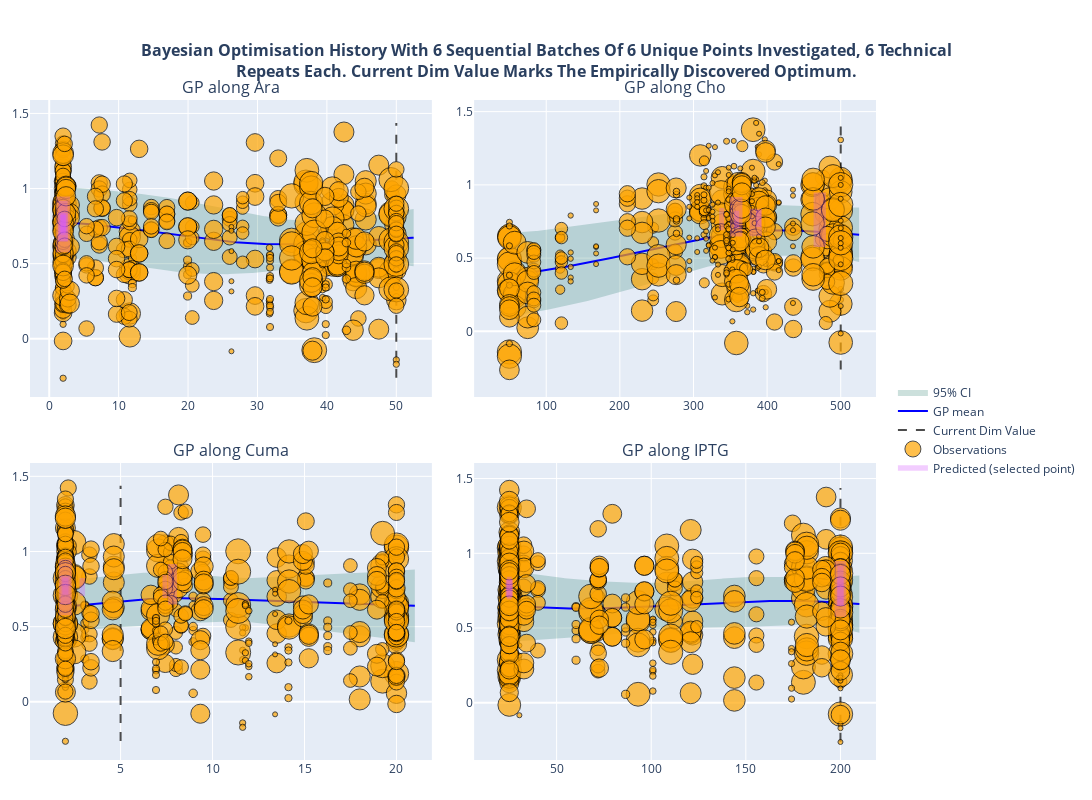

Source (notebook cell):
### Markdown cell above
The points investigated by the MaternKernel algorithm, given our SVM interpolated surface and noise were:

### Code cell
from textwrap import fill

title = (
    """Bayesian Optimisation history with 6 sequential batches of 6 unique points investigated, 6 technical
    repeats each. Current dim value marks the empirically discovered optimum.""".title()
)
wrapped_title = "<b>" + fill(title, width=100).replace('\n', '<br>') + "</b>"

coords = best_empirical_obs.index.values[0]
fig = runs.plot_GP(MaternKernelSGP, coords, figsize=(12, 6))
fig.update_layout(
    title_text=wrapped_title,
    title_font_size=16,
    margin=dict(l=20, r=20, t=100, b=40),
    title_y=0.93,
    title_x=0.5,
    title_xanchor='center',
    width=1000, height=600
)

file_write(fig, "bayes_empirical")

### Figure 1 — Plotly figure (JSON) as saved in the notebook; plotly's stock layout.template omitted (floating-point values rounded to 4 significant figures; data arrays with more than 128 entries replaced by an {"elided": "..."} marker saying what was removed)
{"data": [{"fill": "toself", "fillcolor": "rgba(0,100,80,0.2)", "line": {"color": "rgba(255,255,255,0)"}, "name": "95% CI", "showlegend": true, "type": "scatter", "x": {"elided": "600 float values"}, "xaxis": "x", "y": {"elided": "600 float values"}, "yaxis": "y"}, {"line": {"color": "blue"}, "mode": "lines", "name": "GP mean", "showlegend": true, "type": "scatter", "x": {"elided": "300 float values"}, "xaxis": "x", "y": {"elided": "300 float values"}, "yaxis": "y"}, {"line": {"color": "black", "dash": "dash", "width": 2}, "mode": "lines", "name": "Current Dim Value", "opacity": 0.7, "showlegend": true, "type": "scatter", "x": [50, 50], "xaxis": "x", "y": [-0.2599, 1.437], "yaxis": "y"}, {"hoverinfo": "text", "hovertext": {"elided": "540 str values"}, "marker": {"color": "orange", "line": {"color": "black", "width": 1}, "opacity": 0.7, "size": {"elided": "540 float values"}}, "mode": "markers", "name": "Observations", "showlegend": true, "type": "scatter", "x": {"elided": "540 float values"}, "xaxis": "x", "y": {"elided": "540 float values"}, "yaxis": "y"}, {"hoverinfo": "text", "hovertext": "Predicted Group G90<br>x: 2<br>y: 0.763±0.0603", "line": {"color": "#D45AFF", "width": 5.559}, "mode": "lines", "name": "Predicted (selected point)", "opacity": 0.3, "showlegend": true, "type": "scatter", "x": [2, 2], "xaxis": "x", "y": [0.7032, 0.8238], "yaxis": "y"}, {"hoverinfo": "text", "hovertext": "Predicted Group G91<br>x: 2<br>y: 0.744±0.0936", "line": {"color": "#D45AFF", "width": 10.16}, "mode": "lines", "name": "Predicted (selected point)", "opacity": 0.3, "showlegend": false, "type": "scatter", "x": [2, 2], "xaxis": "x", "y": [0.6499, 0.8371], "yaxis": "y"}, {"hoverinfo": "text", "hovertext": "Predicted Group G92<br>x: 2<br>y: 0.767±0.0761", "line": {"color": "#D45AFF", "width": 5.0}, "mode": "lines", "name": "Predicted (selected point)", "opacity": 0.3, "showlegend": false, "type": "scatter", "x": [2, 2], "xaxis": "x", "y": [0.6906, 0.8428], "yaxis": "y"}, {"hoverinfo": "text", "hovertext": "Predicted Group G93<br>x: 2<br>y: 0.782±0.135", "line": {"color": "#D45AFF", "width": 9.046}, "mode": "lines", "name": "Predicted (selected point)", "opacity": 0.3, "showlegend": false, "type": "scatter", "x": [2, 2], "xaxis": "x", "y": [0.6469, 0.9171], "yaxis": "y"}, {"hoverinfo": "text", "hovertext": "Predicted Group G94<br>x: 2<br>y: 0.77±0.0569", "line": {"color": "#D45AFF", "width": 6.289}, "mode": "lines", "name": "Predicted (selected point)", "opacity": 0.3, "showlegend": false, "type": "scatter", "x": [2, 2], "xaxis": "x", "y": [0.7126, 0.8265], "yaxis": "y"}, {"hoverinfo": "text", "hovertext": "Predicted Group G95<br>x: 2<br>y: 0.762±0.186", "line": {"color": "#D45AFF", "width": 13.8}, "mode": "lines", "name": "Predicted (selected point)", "opacity": 0.3, "showlegend": false, "type": "scatter", "x": [2, 2], "xaxis": "x", "y": [0.5761, 0.9479], "yaxis": "y"}, {"fill": "toself", "fillcolor": "rgba(0,100,80,0.2)", "line": {"color": "rgba(255,255,255,0)"}, "name": "95% CI", "showlegend": false, "type": "scatter", "x": {"elided": "600 float values"}, "xaxis": "x2", "y": {"elided": "600 float values"}, "yaxis": "y2"}, {"line": {"color": "blue"}, "mode": "lines", "name": "GP mean", "showlegend": false, "type": "scatter", "x": {"elided": "300 float values"}, "xaxis": "x2", "y": {"elided": "300 float values"}, "yaxis": "y2"}, {"line": {"color": "black", "dash": "dash", "width": 2}, "mode": "lines", "name": "Current Dim Value", "opacity": 0.7, "showlegend": false, "type": "scatter", "x": [500, 500], "xaxis": "x2", "y": [-0.2599, 1.437], "yaxis": "y2"}, {"hoverinfo": "text", "hovertext": {"elided": "540 str values"}, "marker": {"color": "orange", "line": {"color": "black", "width": 1}, "opacity": 0.7, "size": {"elided": "540 float values"}}, "mode": "markers", "name": "Observations", "showlegend": false, "type": "scatter", "x": {"elided": "540 float values"}, "xaxis": "x2", "y": {"elided": "540 float values"}, "yaxis": "y2"}, {"hoverinfo": "text", "hovertext": "Predicted Group G90<br>x: 359<br>y: 0.763±0.0603", "line": {"color": "#D45AFF", "width": 5.001}, "mode": "lines", "name": "Predicted (selected point)", "opacity": 0.3, "showlegend": false, "type": "scatter", "x": [358.6, 358.6], "xaxis": "x2", "y": [0.7032, 0.8238], "yaxis": "y2"}, {"hoverinfo": "text", "hovertext": "Predicted Group G91<br>x: 385<br>y: 0.744±0.0936", "line": {"color": "#D45AFF", "width": 12.35}, "mode": "lines", "name": "Predicted (selected point)", "opacity": 0.3, "showlegend": false, "type": "scatter", "x": [384.6, 384.6], "xaxis": "x2", "y": [0.6499, 0.8371], "yaxis": "y2"}, {"hoverinfo": "text", "hovertext": "Predicted Group G92<br>x: 338<br>y: 0.767±0.0761", "line": {"color": "#D45AFF", "width": 5.001}, "mode": "lines", "name": "Predicted (selected point)", "opacity": 0.3, "showlegend": false, "type": "scatter", "x": [338.3, 338.3], "xaxis": "x2", "y": [0.6906, 0.8428], "yaxis": "y2"}, {"hoverinfo": "text", "hovertext": "Predicted Group G93<br>x: 358<br>y: 0.782±0.135", "line": {"color": "#D45AFF", "width": 12.35}, "mode": "lines", "name": "Predicted (selected point)", "opacity": 0.3, "showlegend": false, "type": "scatter", "x": [358.1, 358.1], "xaxis": "x2", "y": [0.6469, 0.9171], "yaxis": "y2"}, {"hoverinfo": "text", "hovertext": "Predicted Group G94<br>x: 388<br>y: 0.77±0.0569", "line": {"color": "#D45AFF", "width": 5.0}, "mode": "lines", "name": "Predicted (selected point)", "opacity": 0.3, "showlegend": false, "type": "scatter", "x": [388.4, 388.4], "xaxis": "x2", "y": [0.7126, 0.8265], "yaxis": "y2"}, {"hoverinfo": "text", "hovertext": "Predicted Group G95<br>x: 472<br>y: 0.762±0.186", "line": {"color": "#D45AFF", "width": 12.35}, "mode": "lines", "name": "Predicted (selected point)", "opacity": 0.3, "showlegend": false, "type": "scatter", "x": [471.5, 471.5], "xaxis": "x2", "y": [0.5761, 0.9479], "yaxis": "y2"}, {"fill": "toself", "fillcolor": "rgba(0,100,80,0.2)", "line": {"color": "rgba(255,255,255,0)"}, "name": "95% CI", "showlegend": false, "type": "scatter", "x": {"elided": "600 float values"}, "xaxis": "x3", "y": {"elided": "600 float values"}, "yaxis": "y3"}, {"line": {"color": "blue"}, "mode": "lines", "name": "GP mean", "showlegend": false, "type": "scatter", "x": {"elided": "300 float values"}, "xaxis": "x3", "y": {"elided": "300 float values"}, "yaxis": "y3"}, {"line": {"color": "black", "dash": "dash", "width": 2}, "mode": "lines", "name": "Current Dim Value", "opacity": 0.7, "showlegend": false, "type": "scatter", "x": [5, 5], "xaxis": "x3", "y": [-0.2599, 1.437], "yaxis": "y3"}, {"hoverinfo": "text", "hovertext": {"elided": "540 str values"}, "marker": {"color": "orange", "line": {"color": "black", "width": 1}, "opacity": 0.7, "size": {"elided": "540 float values"}}, "mode": "markers", "name": "Observations", "showlegend": false, "type": "scatter", "x": {"elided": "540 float values"}, "xaxis": "x3", "y": {"elided": "540 float values"}, "yaxis": "y3"}, {"hoverinfo": "text", "hovertext": "Predicted Group G90<br>x: 2.92<br>y: 0.763±0.0603", "line": {"color": "#D45AFF", "width": 5.536}, "mode": "lines", "name": "Predicted (selected point)", "opacity": 0.3, "showlegend": false, "type": "scatter", "x": [2.917, 2.917], "xaxis": "x3", "y": [0.7032, 0.8238], "yaxis": "y3"}, {"hoverinfo": "text", "hovertext": "Predicted Group G91<br>x: 2<br>y: 0.744±0.0936", "line": {"color": "#D45AFF", "width": 9.858}, "mode": "lines", "name": "Predicted (selected point)", "opacity": 0.3, "showlegend": false, "type": "scatter", "x": [2, 2], "xaxis": "x3", "y": [0.6499, 0.8371], "yaxis": "y3"}, {"hoverinfo": "text", "hovertext": "Predicted Group G92<br>x: 7.41<br>y: 0.767±0.0761", "line": {"color": "#D45AFF", "width": 5.0}, "mode": "lines", "name": "Predicted (selected point)", "opacity": 0.3, "showlegend": false, "type": "scatter", "x": [7.412, 7.412], "xaxis": "x3", "y": [0.6906, 0.8428], "yaxis": "y3"}, {"hoverinfo": "text", "hovertext": "Predicted Group G93<br>x: 7.82<br>y: 0.782±0.135", "line": {"color": "#D45AFF", "width": 8.839}, "mode": "lines", "name": "Predicted (selected point)", "opacity": 0.3, "showlegend": false, "type": "scatter", "x": [7.824, 7.824], "xaxis": "x3", "y": [0.6469, 0.9171], "yaxis": "y3"}, {"hoverinfo": "text", "hovertext": "Predicted Group G94<br>x: 2<br>y: 0.77±0.0569", "line": {"color": "#D45AFF", "width": 6.236}, "mode": "lines", "name": "Predicted (selected point)", "opacity": 0.3, "showlegend": false, "type": "scatter", "x": [2, 2], "xaxis": "x3", "y": [0.7126, 0.8265], "yaxis": "y3"}, {"hoverinfo": "text", "hovertext": "Predicted Group G95<br>x: 2<br>y: 0.762±0.186", "line": {"color": "#D45AFF", "width": 12.7}, "mode": "lines", "name": "Predicted (selected point)", "opacity": 0.3, "showlegend": false, "type": "scatter", "x": [2, 2], "xaxis": "x3", "y": [0.5761, 0.9479], "yaxis": "y3"}, {"fill": "toself", "fillcolor": "rgba(0,100,80,0.2)", "line": {"color": "rgba(255,255,255,0)"}, "name": "95% CI", "showlegend": false, "type": "scatter", "x": {"elided": "600 float values"}, "xaxis": "x4", "y": {"elided": "600 float values"}, "yaxis": "y4"}, {"line": {"color": "blue"}, "mode": "lines", "name": "GP mean", "showlegend": false, "type": "scatter", "x": {"elided": "300 float values"}, "xaxis": "x4", "y": {"elided": "300 float values"}, "yaxis": "y4"}, {"line": {"color": "black", "dash": "dash", "width": 2}, "mode": "lines", "name": "Current Dim Value", "opacity": 0.7, "showlegend": false, "type": "scatter", "x": [200, 200], "xaxis": "x4", "y": [-0.2599, 1.437], "yaxis": "y4"}, {"hoverinfo": "text", "hovertext": {"elided": "540 str values"}, "marker": {"color": "orange", "line": {"color": "black", "width": 1}, "opacity": 0.7, "size": {"elided": "540 float values"}}, "mode": "markers", "name": "Observations", "showlegend": false, "type": "scatter", "x": {"elided": "540 float values"}, "xaxis": "x4", "y": {"elided": "540 float values"}, "yaxis": "y4"}, {"hoverinfo": "text", "hovertext": "Predicted Group G90<br>x: 25<br>y: 0.763±0.0603", "line": {"color": "#D45AFF", "width": 6.15}, "mode": "lines", "name": "Predicted (selected point)", "opacity": 0.3, "showlegend": false, "type": "scatter", "x": [25, 25], "xaxis": "x4", "y": [0.7032, 0.8238], "yaxis": "y4"}, {"hoverinfo": "text", "hovertext": "Predicted Group G91<br>x: 200<br>y: 0.744±0.0936", "line": {"color": "#D45AFF", "width": 7.589}, "mode": "lines", "name": "Predicted (selected point)", "opacity": 0.3, "showlegend": false, "type": "scatter", "x": [200, 200], "xaxis": "x4", "y": [0.6499, 0.8371], "yaxis": "y4"}, {"hoverinfo": "text", "hovertext": "Predicted Group G92<br>x: 25<br>y: 0.767±0.0761", "line": {"color": "#D45AFF", "width": 5.0}, "mode": "lines", "name": "Predicted (selected point)", "opacity": 0.3, "showlegend": false, "type": "scatter", "x": [25, 25], "xaxis": "x4", "y": [0.6906, 0.8428], "yaxis": "y4"}, {"hoverinfo": "text", "hovertext": "Predicted Group G93<br>x: 200<br>y: 0.782±0.135", "line": {"color": "#D45AFF", "width": 6.122}, "mode": "lines", "name": "Predicted (selected point)", "opacity": 0.3, "showlegend": false, "type": "scatter", "x": [200, 200], "xaxis": "x4", "y": [0.6469, 0.9171], "yaxis": "y4"}, {"hoverinfo": "text", "hovertext": "Predicted Group G94<br>x: 25<br>y: 0.77±0.0569", "line": {"color": "#D45AFF", "width": 7.797}, "mode": "lines", "name": "Predicted (selected point)", "opacity": 0.3, "showlegend": false, "type": "scatter", "x": [25, 25], "xaxis": "x4", "y": [0.7126, 0.8265], "yaxis": "y4"}, {"hoverinfo": "text", "hovertext": "Predicted Group G95<br>x: 200<br>y: 0.762±0.186", "line": {"color": "#D45AFF", "width": 11.69}, "mode": "lines", "name": "Predicted (selected point)", "opacity": 0.3, "showlegend": false, "type": "scatter", "x": [200, 200], "xaxis": "x4", "y": [0.5761, 0.9479], "yaxis": "y4"}], "layout": {"annotations": [{"font": {"size": 16}, "showarrow": false, "text": "GP along Ara", "x": 0.2375, "xanchor": "center", "xref": "paper", "y": 1, "yanchor": "bottom", "yref": "paper"}, {"font": {"size": 16}, "showarrow": false, "text": "GP along Cho", "x": 0.7625, "xanchor": "center", "xref": "paper", "y": 1, "yanchor": "bottom", "yref": "paper"}, {"font": {"size": 16}, "showarrow": false, "text": "GP along Cuma", "x": 0.2375, "xanchor": "center", "xref": "paper", "y": 0.45, "yanchor": "bottom", "yref": "paper"}, {"font": {"size": 16}, "showarrow": false, "text": "GP along IPTG", "x": 0.7625, "xanchor": "center", "xref": "paper", "y": 0.45, "yanchor": "bottom", "yref": "paper"}], "height": 800, "legend": {"x": 1.02, "xanchor": "left", "y": 0.5, "yanchor": "middle"}, "margin": {"b": 40, "l": 20, "r": 20, "t": 100}, "showlegend": true, "title": {"font": {"size": 16}, "text": "<b>Bayesian Optimisation History With 6 Sequential Batches Of 6 Unique Points Investigated, 6 Technical<br>Repeats Each. Current Dim Value Marks The Empirically Discovered Optimum.</b>", "x": 0.5, "xanchor": "center", "y": 0.93}, "width": 1400, "xaxis": {"anchor": "y", "domain": [0, 0.475]}, "xaxis2": {"anchor": "y2", "domain": [0.525, 1]}, "xaxis3": {"anchor": "y3", "domain": [0, 0.475]}, "xaxis4": {"anchor": "y4", "domain": [0.525, 1]}, "yaxis": {"anchor": "x", "domain": [0.55, 1]}, "yaxis2": {"anchor": "x2", "domain": [0.55, 1]}, "yaxis3": {"anchor": "x3", "domain": [0, 0.45]}, "yaxis4": {"anchor": "x4", "domain": [0, 0.45]}}}
